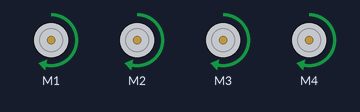
This sketch was run on a simulated Arduino Uno, built with avr-gcc and run on an emulated ATmega328P. On the bench: 4 × DC motor (green arrow = forward, orange = backward, longer = faster). What the sketch prints to the serial monitor is not drawn.

Above: at 1.5 s.
At 3.5 s:
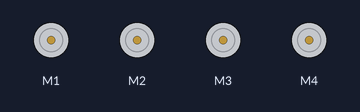
Timing chart, 0 to 5.2 s (numbered marks = the images above):
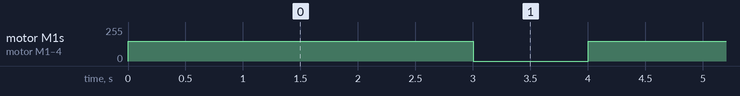

Measured:
- by itself, motor M1–4: alternates forward 150/255 for 3.0 s and stopped for 1.0 s

The sketch:

allMotorMoveTest.ino
```cpp
#include <Wire.h>
#include <Adafruit_MotorShield.h>
#include "utility/Adafruit_MS_PWMServoDriver.h"

Adafruit_MotorShield AFMS = Adafruit_MotorShield();

Adafruit_DCMotor *motorFrontRight = AFMS.getMotor(1);
Adafruit_DCMotor *motorFrontLeft = AFMS.getMotor(2);
Adafruit_DCMotor *motorBackRight = AFMS.getMotor(3);
Adafruit_DCMotor *motorBackLeft = AFMS.getMotor(4);

int speedMotor = 150;

void setup() {
  Serial.begin(9600);
  Serial.println("Adafruit Motorshield v2 - DC Motor test!");

  AFMS.begin();  // create with the default frequency 1.6KHz

  motorFrontRight->setSpeed(150);
  motorFrontRight->run(FORWARD);
  motorFrontRight->run(RELEASE);

  motorFrontLeft->setSpeed(150);
  motorFrontLeft->run(FORWARD);
  motorFrontLeft->run(RELEASE);

  motorBackRight->setSpeed(150);
  motorBackRight->run(FORWARD);
  motorBackRight->run(RELEASE);

  motorBackLeft->setSpeed(150);
  motorBackLeft->run(FORWARD);
  motorBackLeft->run(RELEASE);
}

void loop() {

  motorFrontRight->setSpeed(speedMotor);
  motorFrontLeft->setSpeed(speedMotor);
  motorBackRight->setSpeed(speedMotor);
  motorBackLeft->setSpeed(speedMotor);

  motorFrontRight->run(FORWARD);
  motorFrontLeft->run(FORWARD);
  motorBackRight->run(FORWARD);
  motorBackLeft->run(FORWARD);

  delay(3000);

  motorFrontRight->run(RELEASE);
  motorFrontLeft->run(RELEASE);
  motorBackRight->run(RELEASE);
  motorBackLeft->run(RELEASE);

  delay(1000);
}
```
